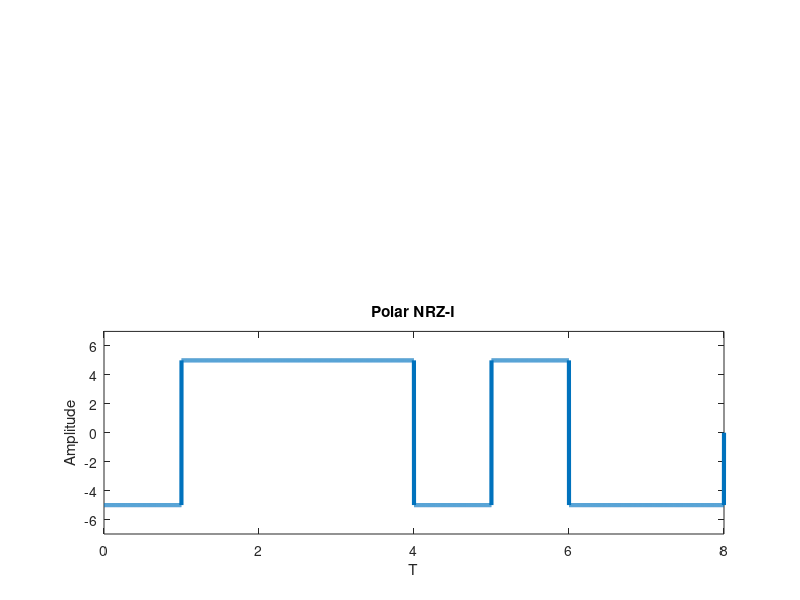

Here is the MATLAB script that generated this plot:
% Polar NRZ-I

% modulation
% bits = input('prompt')
bits = [1 1 0 0 1 1 1 0];
voltage = 5;
bitrate = 1;
n = 1000; % sampling frequency
T = length(bits)/bitrate; % total time
N = n*length(bits);
dt = T/N; % time for each sample point
t = 0:dt:T;
x = zeros(1, length(t));
lastbit = voltage; %let last bit positive
 
for i = 1:length(bits)
    if bits(i) == 1
      x((i-1)*n+1:i*n) = -lastbit;
      lastbit = -lastbit;
    else
      x((i-1)*n+1:i*n) = lastbit;
    end
end

subplot(2, 1, 2);
plot(t, x, 'linewidth', 3);
ylim([-7, 7]);
xlabel('T');
ylabel('Amplitude');
title('Polar NRZ-I');

% demodulation
index = 0;
lastbit = voltage;

for i = 1:length(t)
  if t(i) > index
    index = index + 1;
    if x(i) == lastbit
        result(index) = 0;      
    else
      result(index) = 1;
      lastbit = -lastbit;
    end
  end
end

disp('Polar NRZ-I decoding');
disp(result)
